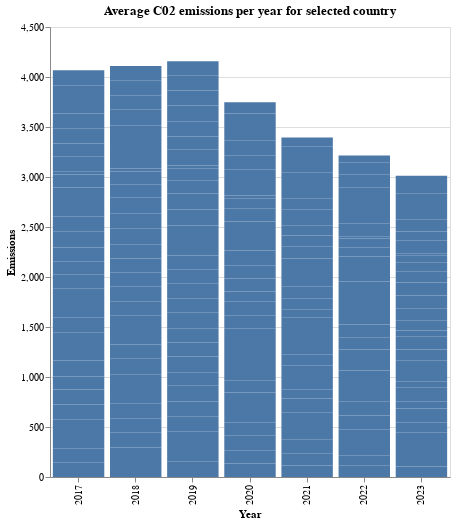

Here is the notebook cell this chart was saved with:
### Code cell
# Trying out a interactive bar chart to check if imputation went well - emissions
bar_chart_test = alt.Chart(df_test2).mark_bar().encode(
    x='Year:O', 
    y='Emissions:Q',
    tooltip=['Year', 'Emissions']
).add_params(
    selection
).transform_filter(
    selection
).properties(
    title=(f'Average C02 emissions per year for selected country'),
    width=400,
    height=450
)    
    
bar_chart_test

### Figure 1 — Vega-Lite specification as saved in the notebook (floating-point values rounded to 4 significant figures; data arrays with more than 128 entries replaced by an {"elided": "..."} marker saying what was removed)
{"config": {"view": {"continuousWidth": 300, "continuousHeight": 300}}, "data": {"name": "data-f9c629ceef6a1bebd23194ed7c3ae448"}, "mark": {"type": "bar"}, "encoding": {"tooltip": [{"field": "Year", "type": "quantitative"}, {"field": "Emissions", "type": "quantitative"}], "x": {"field": "Year", "type": "ordinal"}, "y": {"field": "Emissions", "type": "quantitative"}}, "height": 450, "params": [{"name": "param_1", "select": {"type": "point", "fields": ["Country"]}, "bind": {"input": "select", "options": ["Austria", "Belgium", "Bulgaria", "Croatia", "Cyprus", "Czechia", "Denmark", "Estonia", "European Union - 27 countries (from 2020)", "Finland", "France", "Germany", "Greece", "Hungary", "Iceland", "Ireland", "Italy", "Latvia", "Lithuania", "Luxembourg", "Malta", "Netherlands", "Norway", "Poland", "Portugal", "Romania", "Slovakia", "Slovenia", "Spain", "Sweden"], "name": "Country "}}], "title": "Average C02 emissions per year for selected country", "transform": [{"filter": {"param": "param_1"}}], "width": 400, "$schema": "https://vega.github.io/schema/vega-lite/v5.20.1.json", "datasets": {"data-f9c629ceef6a1bebd23194ed7c3ae448": {"elided": "203 records"}}}
